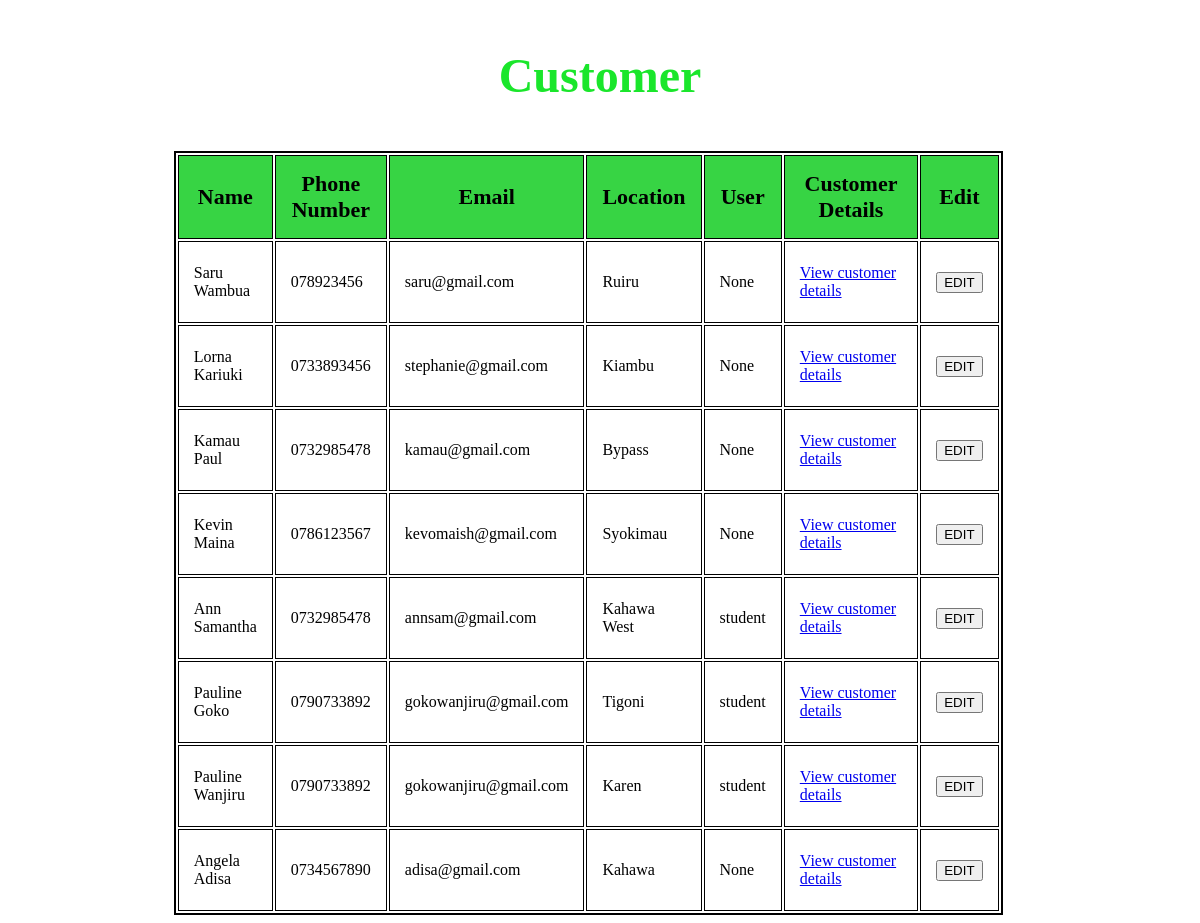
Screenshot of /customer/customer/list with the database file from the repository.
### customer/models.py (models this page shows, shortened)
class Customer (models.Model):
    name = models.CharField(max_length=32)
    phone_Number = models.CharField(max_length=15)
    email = models.EmailField()
    location = models.CharField(max_length=32)
    user = models.ForeignKey(User,
                                on_delete=models.CASCADE, null=True)

### customer/views.py (the view)
# urls.py: path("customer/list", customer_list, name="customer_list_view"),
def customer_list(request):
    customers = Customer.objects.all()
    return render(request, "customer/customer_list.html", {"customers": customers})

### template/customer/customer_list.html (shortened to what this page needs)
<!DOCTYPE html>
<html lang="en">
<head>
    {%load static%}
    <link rel="stylesheet" href="{% static 'css/products_list.css' %}">
</head>
<body>
  <h3>Customer</h3>
    <table class="table">
            <th>Name</th>
            <th>Phone Number</th>
            <th>Email</th>
            <th class="detail">Location</th>
            <th>User</th>
            <th>Customer Details</th>
            <th>Edit</th>
        {% for customer in customers %}
        <tr>
            <td>{{customer.name}}</td>
            <td>{{customer.phone_Number}}</td>
            <td>{{customer.email}}</td>
            <td>{{customer.location}}</td>
            <td>{{customer.user}}</td>
            <td class="details"><a href="{% url 'customer_details_view' id=customer.id %}"> View customer details</a></td>
            <td><a href="{%url 'edit_customer_view' id=customer.id %}"><button> EDIT</button></a></td>
        </tr>
        {% endfor %}
    </table>
</body>
</html>

### inventory/static/css/products_list.css (style rules this page uses)
h3 { color: rgb(26, 230, 43); font-size: 3em; text-align: center; }
th , td { border: 1px ; border: solid 1px; }
table { width: 70%; }
td { height: 50px; }
th,td { padding: 15px; text-align: left; }
th { background-color: rgb(55, 212, 68); text-align: center; font-size: 22px; }
.details { width: 150px; }
.table { border: solid 2px; margin-left: 14%; }

### rows the page displays
Customer: name "Saru Wambua", phone_Number "078923456", email "saru@gmail.com", location "Ruiru", user "None"
Customer: name "Lorna Kariuki", phone_Number "0733893456", email "stephanie@gmail.com", location "Kiambu", user "None"
Customer: name "Kamau Paul", phone_Number "0732985478", email "kamau@gmail.com", location "Bypass", user "None"
Customer: name "Kevin Maina", phone_Number "0786123567", email "kevomaish@gmail.com", location "Syokimau", user "None"
Customer: name "Ann Samantha", phone_Number "0732985478", email "annsam@gmail.com", location "Kahawa West", user "student"
Customer: name "Pauline Goko", phone_Number "0790733892", email "gokowanjiru@gmail.com", location "Tigoni", user "student"
Customer: name "Pauline Wanjiru", phone_Number "0790733892", email "gokowanjiru@gmail.com", location "Karen", user "student"
Customer: name "Angela Adisa", phone_Number "0734567890", email "adisa@gmail.com", location "Kahawa", user "None"
